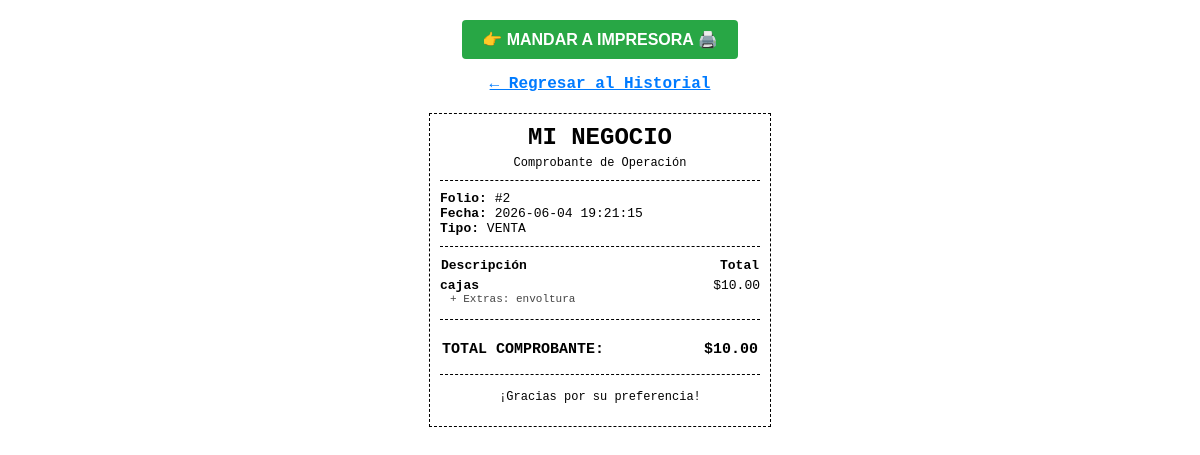
Page /imprimir/2 on the committed database.
### tables this page shows
CREATE TABLE tickets (
            id INTEGER PRIMARY KEY AUTOINCREMENT,
            fecha TIMESTAMP DEFAULT CURRENT_TIMESTAMP,
            total REAL NOT NULL,
            ganancia_neta REAL NOT NULL,
            tipo TEXT NOT NULL,
            detalles TEXT
        );

### app.py (the view)
@app.route('/imprimir/<int:ticket_id>')
def imprimir_ticket(ticket_id):
    conexion = conectar_bd()
    ticket = conexion.execute('SELECT * FROM tickets WHERE id = ?', (ticket_id,)).fetchone()
    conexion.close()
    if ticket:
        lista_productos = []
        if ticket['detalles']:
            try:
                lista_productos = json.loads(ticket['detalles'])
            except:
                lista_productos = []
        return render_template('imprimir.html', ticket=ticket, lista_productos=lista_productos)
    return "Ticket no encontrado", 404

### app.py (called while the page is built)
def conectar_bd():
    conexion = sqlite3.connect('database.db')
    conexion.row_factory = sqlite3.Row
    return conexion

### templates/imprimir.html (shortened to what this page needs)
<!DOCTYPE html>
<html lang="es">
<head>
</head>
<body>
    <div class="no-imprimir">
        <button class="btn-imprimir" onclick="window.print()">👉 MANDAR A IMPRESORA 🖨️</button>
        <p><a href="/tickets" style="color: #007bff; font-weight: bold;">← Regresar al Historial</a></p>
    </div>
    <div class="ticket">
        <h2 class="centrado" style="margin: 0 0 5px 0;">MI NEGOCIO</h2>
        <p class="centrado" style="margin: 0; font-size: 12px;">Comprobante de Operación</p>
        <div class="linea"></div>
        <p style="margin: 5px 0; font-size: 13px;">
            <strong>Folio:</strong> #{{ ticket.id }}<br>
            <strong>Fecha:</strong> {{ ticket.fecha }}<br>
            <strong>Tipo:</strong> {{ ticket.tipo.upper() }}
        </p>
        <div class="linea"></div>
        <table class="tabla-productos">
            <thead>
                <tr>
                    <th style="text-align: left;">Descripción</th>
                    <th style="text-align: right;">Total</th>
                </tr>
            </thead>
            <tbody>
                {% for item in lista_productos %}
                <tr>
                    <td>
                        <strong>{{ item.nombre }}</strong>
                        {% if item.extras %}
                        <span class="extra-detalle">+ Extras: {{ item.extras }}</span>
                        {% endif %}
                    </td>
                    <td class="derecha">${{ "%.2f"|format(item.total_renglon) }}</td>
                </tr>
                {% endfor %}
            </tbody>
        </table>
        <div class="linea"></div>
        <table class="tabla-totales">
            <tr>
                <td><strong>TOTAL COMPROBANTE:</strong></td>
                <td class="derecha"><strong>${{ "%.2f"|format(ticket.total) }}</strong></td>
            </tr>
        </table>
        <div class="linea"></div>
        <p class="centrado" style="font-size: 12px; margin-top: 15px;">¡Gracias por su preferencia!</p>
    </div>
</body>
</html>

### templates/imprimir.html (style rules this page uses)
body { font-family: 'Courier New', Courier, monospace; margin: 20px; color: #000; background: #fff; }
.ticket { max-width: 320px; margin: 0 auto; padding: 10px; border: 1px dashed #000; }
.centrado { text-align: center; }
.linea { border-top: 1px dashed #000; margin: 10px 0; }
.tabla-productos { width: 100%; font-size: 13px; border-collapse: collapse; }
.tabla-productos td { padding: 4px 0; vertical-align: top; }
.tabla-totales { width: 100%; font-size: 15px; margin-top: 15px; }
.tabla-totales td { padding: 4px 0; }
.derecha { text-align: right; }
.no-imprimir { text-align: center; margin-bottom: 20px; }
.btn-imprimir { background: #28a745; color: white; border: none; padding: 10px 20px; font-size: 16px; font-weight: bold; cursor: pointer; border-radius: 4px; }
.extra-detalle { font-size: 11px; color: #444; padding-left: 10px; display: block; }

### rows in the picture
tickets: id "2", fecha "2026-06-04 19:21:15", tipo "VENTA", total "10.00"

### other values in the picture
{{ item.nombre }} "cajas"
{{ item.extras }} "envoltura"
{{ "%.2f"|format(item.total_renglon) }} "10.00"
